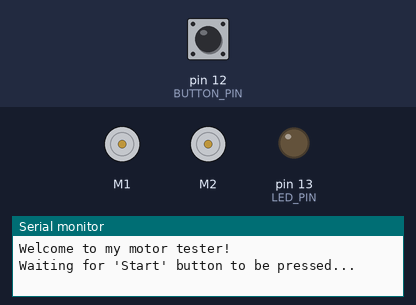
A sketch run on a simulated Arduino Nano, built with avr-gcc and run on an emulated ATmega328P. Shown: 2 × DC motor (green arrow = forward, orange = backward, longer = faster), output pins drawn as LEDs (lit = HIGH), the last lines printed to the serial monitor. Inputs (shaded band) come from the test bench; at power-on: pin 12 (BUTTON_PIN) HIGH.

Above: at 1.2 s.
1.3 s: pin 12 (BUTTON_PIN) pulled LOW for 0.15 s
At 4.5 s:
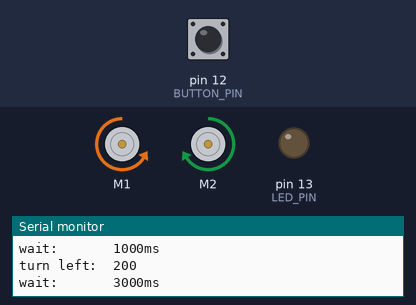
At 9.3 s:
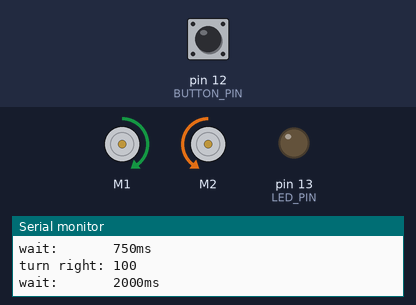
10.4 s: pin 12 (BUTTON_PIN) pulled LOW for 3.2 s
At 10.9 s:
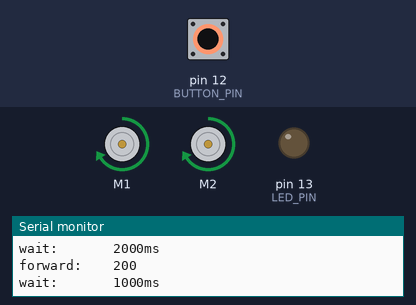
Timing chart, 0 to 24.8 s (numbered marks = the images above; inputs shaded):
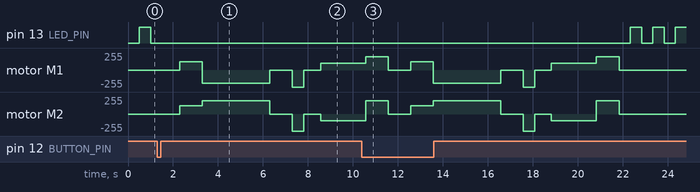

The sketch:

Lab7_Robot.ino
```cpp
// ===========================================================
//
// Lab7_Robot.ino
// Description: Arduino robot move
// Name: John Albrecht, Joseph Ortiz
// Date: October 16, 2018
// Class: CMPE-110
// Section: Lab 1, Tuesday 5:00PM
//
// ===========================================================
//
// Welcome to the CMPE-110 Robotics Lab!
//
// You will only edit the code in loop() method.
// Do NOT change anything else. However, feel free to look it over.
//
// Functions you can use are:
//    stopNow() - stops the wheel motors
//
//    fwd(speed) - robot goes forward
//         speed - the speed the robot will move, 1=slow, 255=fast
//
//    rev(speed) - robot goes backwards
//         speed - the speed the robot will move, 1=slow, 255=fast
//
//    turnLeft(speed) - robot turns left
//         speed - the speed the robot will turn, 1=slow, 255=fast
//
//    turnRight(speed) - robot turns right
//         speed - the speed the robot will turn, 1=slow, 255=fast
//
//    wait(duration) - wait for the desired length of time, before this function returns
//         duration - number of milliseconds before this function returns

#include <RedBot.h>

// 'Start' button
#define BUTTON_PIN 12

// user LED
#define LED_PIN 13

// the left and right wheel encoders
#define L_ENCODER_PIN A2
#define R_ENCODER_PIN 10

// the left, center and right line sensors
#define L_LINE_SENSOR_PIN A3
#define C_LINE_SENSOR_PIN A6
#define R_LINE_SENSOR_PIN A7

// the front Sensor
#define TRIG_PIN A1
#define ECHO_PIN A0

// Motor
#define MAX_SPEED 255           // Fastest speed
#define MIN_SPEED 1             // Slowest speed

// Define the motors, encoders and sensor objects
RedBotMotors motors;
RedBotEncoder encoder = RedBotEncoder(L_ENCODER_PIN, R_ENCODER_PIN);
RedBotSensor left = RedBotSensor(L_LINE_SENSOR_PIN);
RedBotSensor center = RedBotSensor(C_LINE_SENSOR_PIN);
RedBotSensor right = RedBotSensor(R_LINE_SENSOR_PIN);


void setup()
{
  Serial.begin(19200); //for serial IO to screen
  Serial.println("Welcome to my motor tester!");

  pinMode(BUTTON_PIN, INPUT_PULLUP); // setup 'start' button so it is LOW when pressed
  pinMode(LED_PIN, OUTPUT); // setup user LED to be an output

  // setup front sensor's trigger pin adn set to LOW (so it is not on yet)
  pinMode(TRIG_PIN, OUTPUT);
  digitalWrite(TRIG_PIN, LOW);
}

// ********* Change the code below to program your robot! *********

void loop()
{
  // the robot will execute commands in this function one at at time.
  // when the last command is executed, the loop() function ends.
  // them the loop() function is immediately called again.

  pressToStart();      // wait for the 'start' button to be pressed
  fwd(128);            // go forward at speed 128
  wait(1000);          // drive for 1000 msec = 1 sec
  turnLeft(200);       // turn left at speed 200
  wait(3000);          // drive for 3 seconds
  stopNow();           // stop driving
  wait(1000);          // do nothing for 1 second
  rev(255);            // go backward at speed 255
  wait(500);           // drive for 1/2 second
  stopNow();           // stop driving
  wait(750);           // do nothing for 0.75 second
  turnRight(100);      // turn right at speed 100
  wait(2000);          // drive for 2 seconds
  fwd(200);            // go forward at speed 200
  wait(1000);          // drive for 1 second
  stopNow();           // stop driving
}

// ********* Don't change any code below here. (But feel free to look and ask questions!) *********

// Function:    pressToStart
// Description: wait for the 'Start' button to be pressed
// Inputs:      none
// Returns:     none
//
void pressToStart()
{
  unsigned long startTime;
  bool pressed = false;

  Serial.println(""); // print blank line
  Serial.println("Waiting for 'Start' button to be pressed...");

  // keep blinking LED until button is pressed
  while (!pressed)
  {
    // keep LED off for 1 sec, or until button is pressed
    digitalWrite(LED_PIN, LOW);  // turn LED off
    startTime = millis();        // get current time NOTE: the micros() counter will overflow after ~50 days
    while (!pressed && ((millis() - startTime) < 500))
    {
      // see if button is pressed (i.e. LOW)
      if (digitalRead(BUTTON_PIN) == LOW)
      {
        pressed = true;
      }
    }

    // keep LED on for 1 sec, or until button is pressed
    digitalWrite(LED_PIN, HIGH); // turn LED on
    startTime = millis();        // get current time NOTE: the millis() counter will overflow after ~50 days
    while (!pressed && ((millis() - startTime) < 500))
    {
      // see if button is pressed (i.e. LOW)
      if (digitalRead(BUTTON_PIN) == LOW)
      {
        pressed = true;
      }
    }
  }

  // make sure LED is off
  digitalWrite(LED_PIN, LOW);

  // give user a chance to remove their finger
  wait(1000);

  Serial.println(""); // print blank line
}


// Function:    stop
// Description: stops the wheel motors
// Inputs:      none
// Returns:     none
void stopNow()
{
  motors.brake(); // use .stopNow() for a coasting stop
  // to control each motor separately
  //motors.leftDrive(0);
  //motors.rightDrive(0);

  Serial.println("stopped");
}


// Function:    fwd
// Description: set motor speed so robot drives forward
// Inputs:      speed - the speed the robot will move, 1=slow, 255=fast
// Returns:     none
void fwd(int speed)
{
  // validate the speed value
  if (speed < MIN_SPEED) speed = MIN_SPEED;
  if (speed > MAX_SPEED) speed = MAX_SPEED;

  // display the function we are in and its values
  Serial.print("forward:    ");
  Serial.println(speed, DEC);

  // start robot moving forward
  motors.drive(speed);
  // to control each motor separately
  //motors.leftDrive(speed);
  //motors.rightDrive(speed);
}


// Function:    rev
// Description: set motor speed so robot drives backwards
// Inputs:      speed - the speed the robot will move, 1=slow, 255=fast
// Returns:     none
void rev(int speed)
{
  // validate the speed value
  if (speed < MIN_SPEED) speed = MIN_SPEED;
  if (speed > MAX_SPEED) speed = MAX_SPEED;

  // display the function we are in and its values
  Serial.print("backwards:  ");
  Serial.println(speed, DEC);

  // start robot moving backward
  motors.drive(-speed);
  // to control each motor separately
  //motors.leftDrive(-speed);
  //motors.rightDrive(-speed);
}


// Function:    turnLeft
// Description: set motor speed so robot turns to the left
// Inputs:      speed - the speed the robot will turn, 1=slow, 255=fast
// Returns:     none
void turnLeft(int speed)
{
  // validate the speed value
  if (speed < MIN_SPEED) speed = MIN_SPEED;
  if (speed > MAX_SPEED) speed = MAX_SPEED;

  // display the function we are in and its values
  Serial.print("turn left:  ");
  Serial.println(speed, DEC);

  // start turning robot to the left
  // to control each motor separately
  motors.pivot(-speed);
  //motors.leftDrive(-speed);
  //motors.rightDrive(speed);
}


// Function:    turnRight
// Description: set motor speed so robot turns to the right
// Inputs:      speed - the speed the robot will turn, 1=slow, 255=fast
// Returns:     none
void turnRight(int speed)
{
  // validate the speed value
  if (speed < MIN_SPEED) speed = MIN_SPEED;
  if (speed > MAX_SPEED) speed = MAX_SPEED;

  // display the function we are in and its values
  Serial.print("turn right: ");
  Serial.println(speed, DEC);

  // start turning robot to the right
  motors.pivot(speed);
  // to control each motor separately
  //motors.leftDrive(speed);
  //motors.rightDrive(-speed);
}


// Function:    wait
// Description: wait for the desired length of time, before this function returns
// Inputs:      duration - number of milliseconds before this function returns
// Returns:     none
void wait(int duration)
{
  // display the function we are in and its values
  Serial.print("wait:       ");
  Serial.print(duration, DEC);
  Serial.println("ms");

  // wait for the desired time
  delay(duration);
}
```

Measured:
- after the input at 1.3 s, pin 13 (LED_PIN): stops changing and stays LOW; motor M1: stopped → forward 127/255 after 1.0 s, → backward 199/255 1.0 s later, → stopped 3.0 s later, → backward 255/255 1.0 s later, … (6 changes in this stretch)
